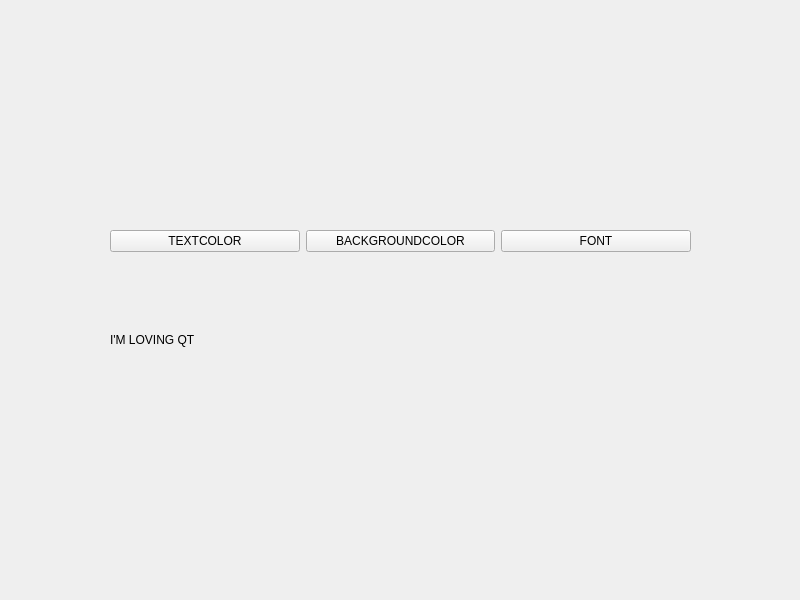
<?xml version="1.0" encoding="UTF-8"?>
<ui version="4.0">
 <class>Widget</class>
 <widget class="QWidget" name="Widget">
  <property name="geometry">
   <rect>
    <x>0</x>
    <y>0</y>
    <width>800</width>
    <height>600</height>
   </rect>
  </property>
  <property name="windowTitle">
   <string>Widget</string>
  </property>
  <widget class="QWidget" name="">
   <property name="geometry">
    <rect>
     <x>110</x>
     <y>230</y>
     <width>581</width>
     <height>191</height>
    </rect>
   </property>
   <layout class="QVBoxLayout" name="verticalLayout">
    <item>
     <layout class="QHBoxLayout" name="horizontalLayout">
      <item>
       <widget class="QPushButton" name="pushButton_TEXTCOLOR">
        <property name="text">
         <string>TEXTCOLOR</string>
        </property>
       </widget>
      </item>
      <item>
       <widget class="QPushButton" name="pushButton_BACKGROUNDCOLOR">
        <property name="text">
         <string>BACKGROUNDCOLOR</string>
        </property>
       </widget>
      </item>
      <item>
       <widget class="QPushButton" name="pushButton_FONT">
        <property name="text">
         <string>FONT</string>
        </property>
       </widget>
      </item>
     </layout>
    </item>
    <item>
     <widget class="QLabel" name="label">
      <property name="text">
       <string>I'M LOVING QT</string>
      </property>
     </widget>
    </item>
   </layout>
  </widget>
 </widget>
 <resources/>
 <connections/>
</ui>
